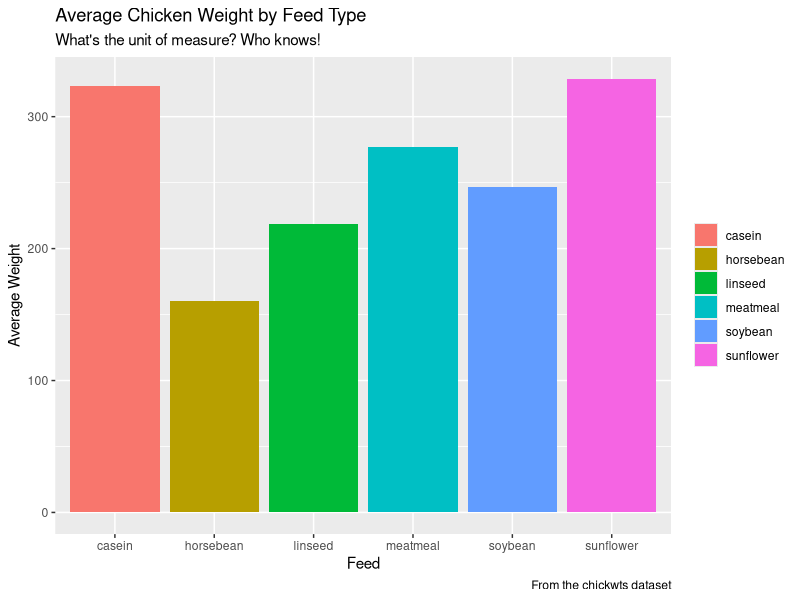
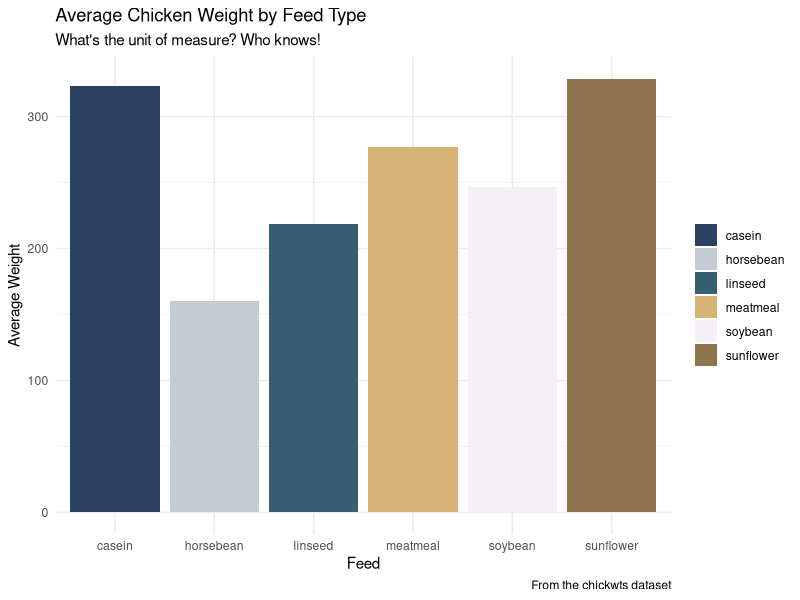

These figures' R source, in order:
## ---- chunk 1
# options(htmltools.dir.version = FALSE)
# options("scipen" = 16)
knitr::opts_chunk$set(collapse = TRUE,
                      fig.retina = 3,
                      fig.path = "figs/Use/")
## ---- chunk 2
library(datasets)
library(tidyverse)

ggplot(chickwts) +
  geom_bar(aes(x = feed, y = weight, fill = feed), 
         position = "dodge", stat = "summary", fun.y = "mean") +
  labs(
    y = "Average Weight",
    x = "Feed",
    fill = NULL,
    title = "Average Chicken Weight by Feed Type",
    subtitle = "What's the unit of measure? Who knows!",
    caption = "From the chickwts dataset"
  )
## ---- chunk 3

## ---- chunk 4
library(datasets)
library(tidyverse)

ggplot(chickwts) +
  geom_bar(aes(x = feed, y = weight, fill = feed), 
         position = "dodge", stat = "summary", fun.y = "mean") +
  labs(
    y = "Average Weight",
    x = "Feed",
    fill = NULL,
    title = "Average Chicken Weight by Feed Type",
    subtitle = "What's the unit of measure? Who knows!",
    caption = "From the chickwts dataset"
  ) +
  scale_fill_manual(values = c("#2B4162", "#C5CBD4", "#385F71", 
                               "#D7B377", "#F5F0F6", "#8F754F")) +
  theme_minimal()
## ---- chunk 5

## ---- chunk 6

## ---- chunk 7
theme_deets <- theme_linedraw()

theme_deets$plot.caption
## ---- chunk 8

